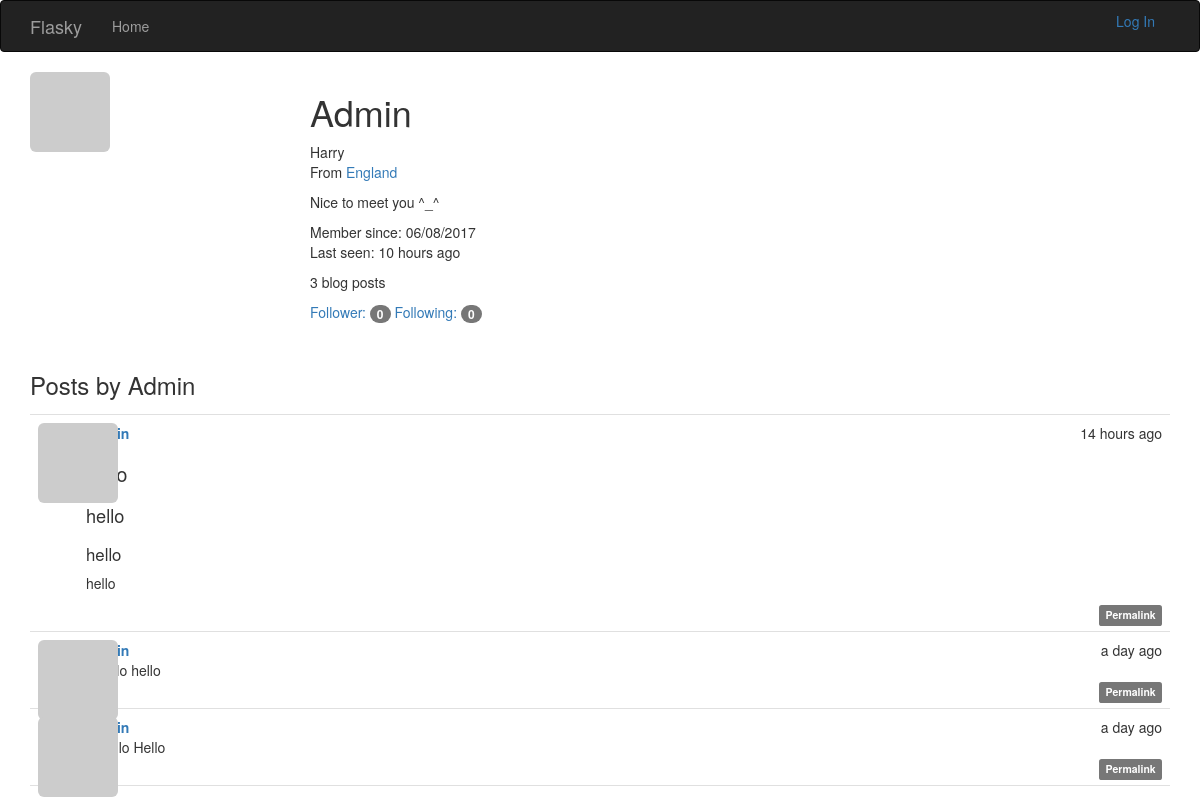
Before: /user/Admin with the older database file.
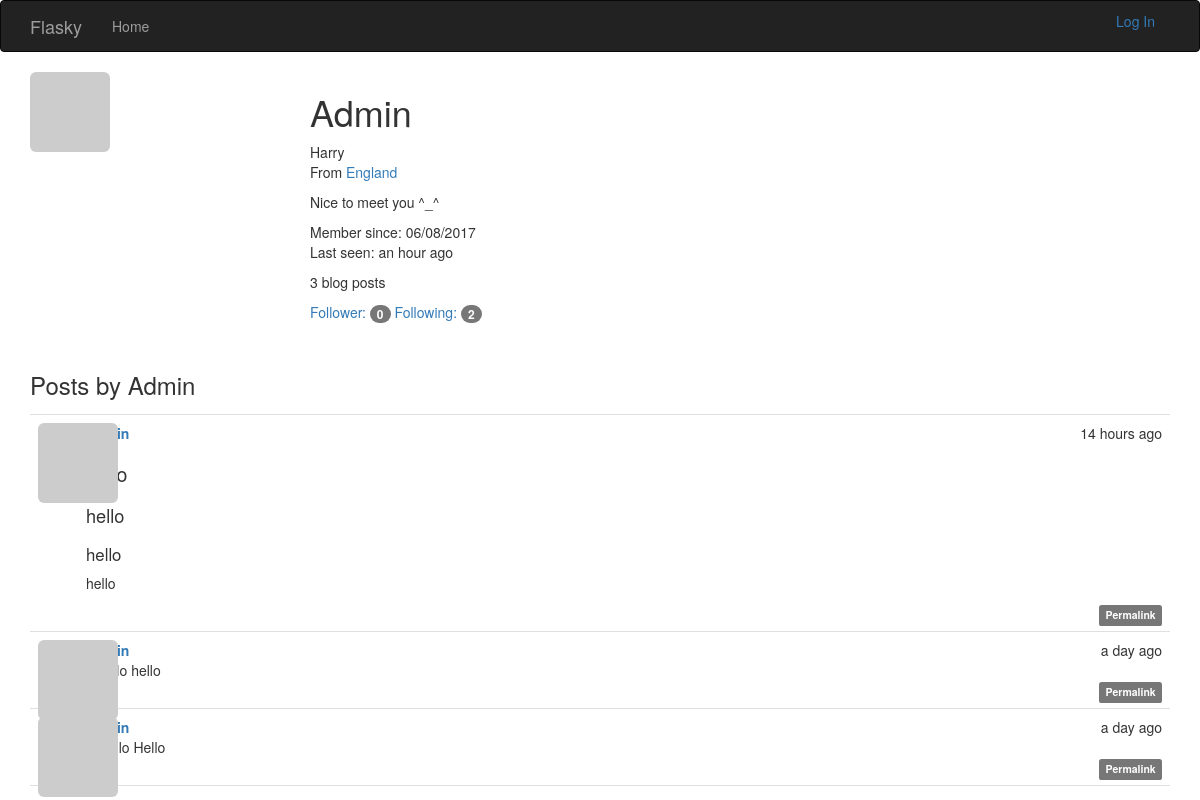
After: the same page with the newer database file.
### app/models.py (models this page shows, shortened)
class User(UserMixin, db.Model):
    __tablename__ = 'users'
    id = db.Column(db.Integer, primary_key=True)
    email = db.Column(db.String(64), unique=True, index=True)
    username = db.Column(db.String(64), unique=True, index=True)
    role_id = db.Column(db.Integer, db.ForeignKey('roles.id'))
    password_hash = db.Column(db.String(128))
    confirmed = db.Column(db.Boolean, default=False)
    name = db.Column(db.String(64))
    location = db.Column(db.String(64))
    about_me = db.Column(db.Text())
    member_since = db.Column(db.DateTime(), default=datetime.utcnow)
    last_seen = db.Column(db.DateTime(), default=datetime.utcnow)
    avatar_hash = db.Column(db.String(32))
    posts = db.relationship("Post", backref="author", lazy="dynamic")
    followed = db.relationship("Follow", foreign_keys=[Follow.follower_id],
                               backref=db.backref('follower', lazy='joined'), lazy='dynamic',
                               cascade='all, delete-orphan')
    followers = db.relationship("Follow", foreign_keys=[Follow.followed_id],
                                backref=db.backref('followed', lazy='joined'), lazy='dynamic',
                                cascade='all, delete-orphan')
    @property
    def password(self):
        raise AttributeError("password is not a readable attribute")
    def gravatar(self, size=100, default="identicon", rating="g"):
        if request.is_secure:
            url = "http://secure.gravatar.com/avatar"
        else:
            url = 'http://www.gravatar.com/avatar'
        hash = self.avatar_hash or hashlib.md5(self.email.encode("utf-8")).hexdigest()
        return '{url}/{hash}?s={size}&d={default}&r={rating}'.format(
            url=url, hash=hash, size=size, default=default, rating=rating)

class Post(db.Model):
    __tabename__ = "posts"
    id = db.Column(db.Integer, primary_key=True)
    body = db.Column(db.Text)
    body_html = db.Column(db.Text)
    timestamp = db.Column(db.DateTime, index=True, default=datetime.utcnow)
    author_id = db.Column(db.Integer, db.ForeignKey("users.id"))

### app/main/views.py (the view)
@main.route("/user/<username>")
def user(username):
    user = User.query.filter_by(username=username).first()
    if user is None:
        abort(404)
    posts = user.posts.order_by(Post.timestamp.desc()).all()
    return render_template("user.html", user=user, posts=posts)

### app/auth/views.py (called while the page is built)
@auth.before_app_request
def before_request():
    if current_user.is_authenticated:
        current_user.ping()
        if not current_user.confirmed \
                and request.endpoint[:5] != "auth.":
            return redirect(url_for("auth.unconfirmed"))

### app/main/__init__.py (called while the page is built)
@main.app_context_processor
def inject_permissions():
    return dict(Permission=Permission)

### app/models.py (called while the page is built)
    def can(self, permissions):
        return False

    def is_administrator(self):
        return False

### app/templates/user.html (shortened to what this page needs)
{% extends 'base.html' %}
{% import "_macros.html" as macros %}
{% block page_content %}
    <img class="img-rounded profile-thumbnail" src="{{ user.gravatar(size=256) }}" >
	<div class="profile-header">
        <h1>{{ user.username }}</h1>
        {% if user.name or user.location %}
        <p>
            {% if user.name %}{{ user.name }}{% endif %}
            {% if user.location %}
                <br />
                From <a href="http://maps.google.com/?q={{ user.location }}">
                    {{ user.location }}
                </a>
            {% endif %}
        </p>
    {% endif %}
    {% if user.about_me %}
        <p>{{ user.about_me }}</p>
    {% endif %}
    <p>
        Member since: {{ moment(user.member_since).format("L") }}<br />
        Last seen: {{ moment(user.last_seen).fromNow() }}
    </p>
    <p>
        {{ user.posts.count() }} blog posts
    </p>
    <p>
        <a href="{{ url_for('.followers', username=user.username) }}">
            Follower: <span class="badge">{{ user.followers.count() }}</span>
        </a>
        <a href="{{ url_for('.followed_by', username=user.username) }}">
            Following: <span class="badge">{{ user.followed.count() }}</span>
        </a>
    </p>
	</div>
    <h3>Posts by {{ user.username }}</h3>
    {% include "_posts.html" %}
{% endblock %}

### app/templates/base.html (shortened to what this page needs)
{% extends 'bootstrap/base.html' %}
{% block head %}
	{{ super() }}
    <link rel="stylesheet"  href="{{ url_for("static", filename='css/styles.css') }}" type="text/css">
{% endblock %}
{% block navbar %}
<div class="navbar navbar-inverse" role='navigation'>
	<div class="container">
		<div class="navbar-header">
			<a class="navbar-brand" href="{{ url_for('main.index') }}">Flasky</a>
		</div>
		<div class="navbar-collapse collapse">
			<ul class="nav navbar-nav">
				<li><a href="{{ url_for('main.index') }}">Home</a></li>
			</ul>
            <ul class="nav navbar-right">
                {% if current_user.is_authenticated %}
                 <li class="dropdown">
                    <a href="#" class="dropdown-toggle" data-toggle="dropdown">
                        <img src="{{ current_user.gravatar(size=18) }}">
                        Account <b class="caret"></b></a>
                    <ul class="dropdown-menu">
                        <li><a href="{{ url_for('auth.change_password') }}">Change Password</a></li>
                        <li><a href="{{ url_for("auth.change_email_request") }}">Change Email</a></li>
                        <li><a href="{{ url_for('auth.logout') }}">Log Out</a></li>
                    </ul>
                </li>
                {% else %}
                <li>
                    <a href="{{ url_for('auth.login') }}">Log In</a>
                </li>
                {% endif %}
            </ul>
		</div>
	</div>
</div>
{% endblock %}
{% block content %}
	<div class="container">
		{% block page_content %}{% endblock %}
	</div>
{% endblock %}

### app/templates/_posts.html (shortened to what this page needs)
<ul class="posts">
    {% for post in posts %}
        <li class="post">
            <div class="post-thumbnail">
                <a href="{{ url_for(".user", username=post.author.username) }}">
                    <img class="img-rounded profile-thumbnail"
                         src="{{ post.author.gravatar(size=40) }}">
                </a>
            </div>
            <div class="post-content">
                <div class="post-date">
                    {{ moment(post.timestamp).fromNow() }}
                </div>
                <div class="post-author">
                    <a href="{{ url_for('.user', username=post.author.username) }}">
                    </a>
                </div>
                <div class="post-body">
                    {% if post.body_html %}
                        {{ post.body_html | safe }}
                    {% else %}
                        {{ post.body }}
                    {% endif %}
                </div>
                <div class="post-footer">
                    <a href="{{ url_for('.post', id=post.id) }}">
                        <span class="label label-default">Permalink</span>
                    </a>
                </div>
            </div>
        </li>
    {% endfor %}
</ul>

### app/static/css/styles.css (style rules this page uses)
.profile-thumbnail { position: absolute; }
.profile-header { min-height: 260px; margin-left: 280px; }
ul.posts { list-style-type: none; padding: 0px; margin: 16px 0px 0px 0px; border-top: 1px solid #e0e0e0; }
ul.posts li.post { padding: 8px; border-bottom: 1px solid #e0e0e0; }
div.post-date { float: right; }
div.post-author { font-weight: bold; }
div.post-thumbnail { position: absolute; }
div.post-content { margin-left: 48px; min-height: 48px; }
div.post-footer { text-align: right; }
.post-body h1 { font-size: 140%; }
.post-body h2 { font-size: 130%; }
.post-body h3 { font-size: 120%; }

Changed rows visible on the page:
changed User "Admin": last_seen "10 hours ago" → "an hour ago"
Other visible differences:
{{ user.followed.count() }}: "0" → "2"
